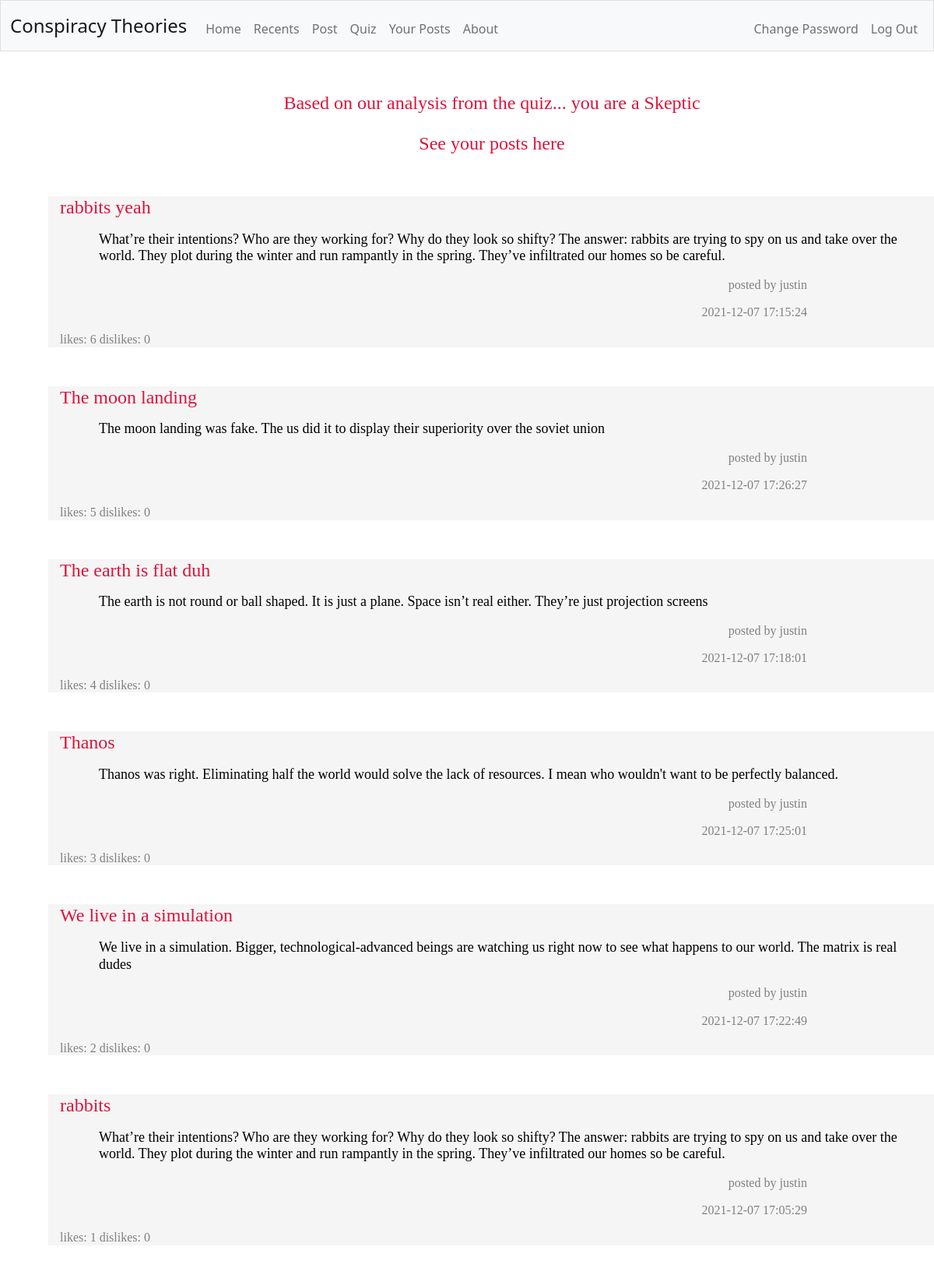
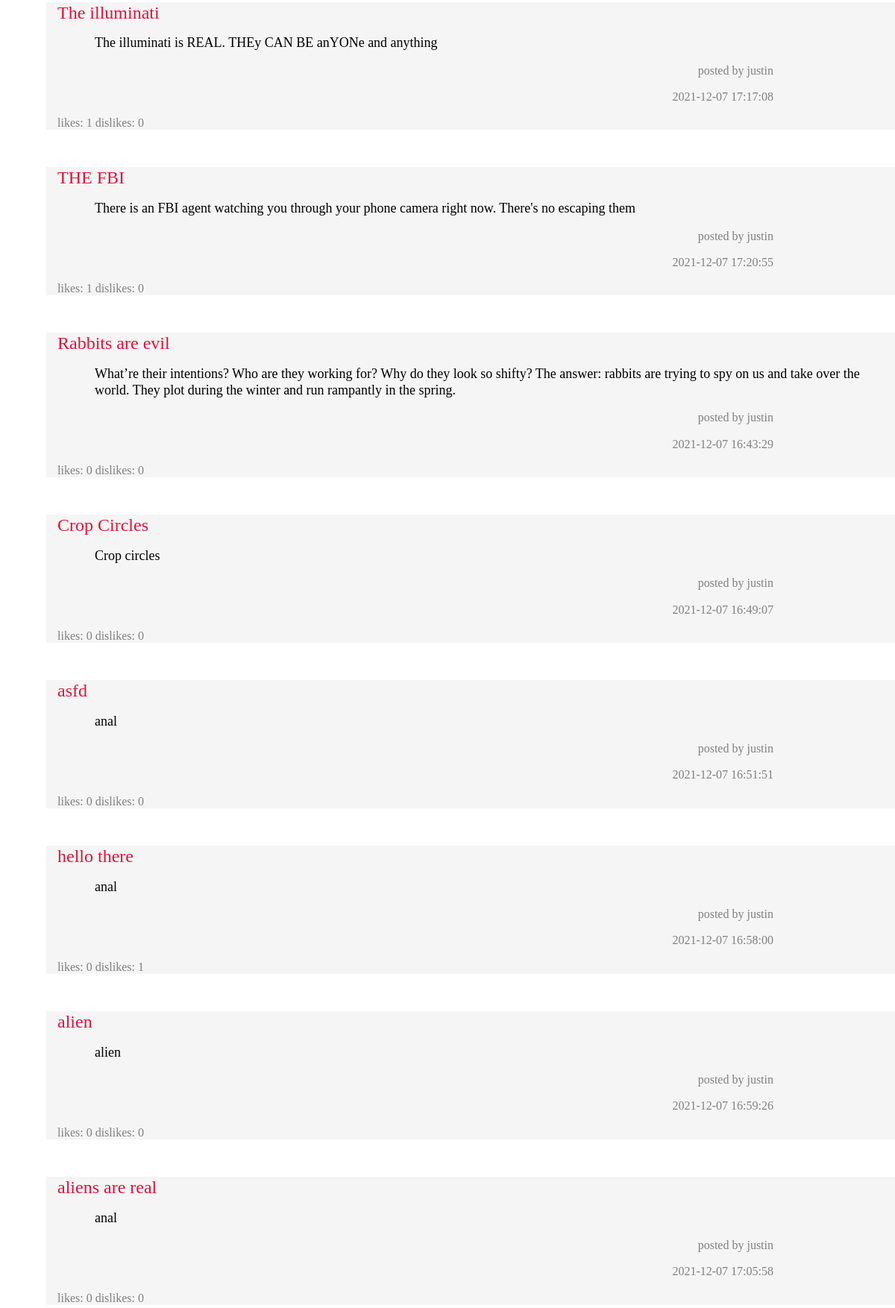
The app's page /your-posts (signed in, upper part) with its own data (2 pictures, top to bottom).
### tables this page shows
CREATE TABLE 'theories' ('name' TEXT, 'user' TEXT, 'content' TEXT, 'upvotes' INTEGER DEFAULT 0 , 'downvotes' INTEGER DEFAULT 0 , date TEXT, id INTEGER, 'genre' TEXT DEFAULT NULL);

### app.py (the view)
@app.route("/your-posts")
@login_required
def history():
    quizResults = db.execute("SELECT * FROM quiz WHERE username = ?", session["user_id"])
    try:
        results = "Based on our analysis from the quiz... you are a "
        if quizResults[0]["wellround"] == 1:
            temp = "Well-Rounder"
            if quizResults[0]["skeptic"] == 1:
                temp = "Skeptic"
            if quizResults[0]["believer"] == 1:
                temp = "True Believer"
            results += temp
        else:
            results += quizResults[0]["result"]
    except:
        results = "Take the quiz to find out what kind of conspiracy theorist you are!"
    pastTheories = db.execute("SELECT * FROM theories WHERE id = ? ORDER BY upvotes DESC", session["user_id"])
    return render_template("history.html", results=results, quizResults=quizResults, pastTheories=pastTheories)

### app.py (called while the page is built)
@app.after_request
def after_request(response):
    response.headers["Cache-Control"] = "no-cache, no-store, must-revalidate"
    response.headers["Expires"] = 0
    response.headers["Pragma"] = "no-cache"
    return response

### helpers.py (called while the page is built)
def login_required(f):
    @wraps(f)
    def decorated_function(*args, **kwargs):
        if session.get("user_id") is None:
            return redirect("/login")
        return f(*args, **kwargs)
    return decorated_function

### templates/history.html (shortened to what this page needs)
<!DOCTYPE html>
<html lang="en">
    <head>
        <link href="https://cdn.jsdelivr.net/npm/bootstrap@5.1.3/dist/css/bootstrap.min.css" rel="stylesheet">
        <link href="/static/styles.css" rel="stylesheet">
    </head>
    <body>
        <nav class="bg-light border navbar navbar-expand-md navbar-light">
            <div class="container-fluid">
                <a class="navbar-brand" href="/">Conspiracy Theories</a>
                <div class="collapse navbar-collapse" id="navbar">
                    {% if session["user_id"] %}
                        <ul class="navbar-nav me-auto mt-2">
                            <li class="nav-item"><a class="nav-link" href="/">Home</a></li>
                            <li class="nav-item"><a class="nav-link" href="/recents">Recents</a></li>
                            <li class="nav-item"><a class="nav-link" href="/post">Post</a></li>
                            <li class="nav-item"><a class="nav-link" href="/quiz">Quiz</a></li>
                            <li class="nav-item"><a class="nav-link" href="/your-posts">Your Posts</a></li>
                            <li class="nav-item"><a class="nav-link" href="/about">About</a></li>
                        </ul>
                        <ul class="navbar-nav ms-auto mt-2">
                            <li class="nav-item"><a class="nav-link" href="/change">Change Password</a></li>
                            <li class="nav-item"><a class="nav-link" href="/logout">Log Out</a></li>
                        </ul>
                    {% else %}
                        <ul class="navbar-nav ms-auto mt-2">
                            <li class="nav-item"><a class="nav-link" href="/register">Register</a></li>
                            <li class="nav-item"><a class="nav-link" href="/login">Log In</a></li>
                        </ul>
                    {% endif %}
                </div>
            </div>
        </nav>
        <main class="container-fluid py-5 text-center">
            {% block main %}
                <div class="container crimson large">
                    <p>{{ results }}</p>
                    <p>See your posts here</p>
                </div>
                {% for post in pastTheories %}
                <div class="container grey">
                    <h1 class="leftAlign crimson">{{ post.name }}</p>
                    <p class="paragraph black">{{ post.content }}</p>
                    <p class="author darkgrey">posted by {{ post.user }}</p>
                    <p class="author darkgrey">{{ post.date }}</p>
                    <p class="votes darkgrey">likes: {{ post.upvotes }} dislikes: {{ post.downvotes }}</p>
                </div>
                {% endfor %}
            {% endblock %}
        </main>
    </body>
</html>

### static/styles.css (style rules this page uses)
nav .navbar-brand { font-size: x-large; }
.container { margin-left: 50px; margin-right: 50px; padding-left: 15px; padding-right: 15px; font-family: "Comic Sans MS", "Comic Sans", cursive; }
.author { text-align: right; font-size: medium; font-family: "Comic Sans MS", "Comic Sans", cursive; margin-right: 150px; }
.crimson { color: #DC143C; }
.paragraph { text-align: left; font-size: large; font-family: "Comic Sans MS", "Comic Sans", cursive; margin-left: 50px; }
.large { font-size: x-large; }
.leftAlign { text-align: left; font-size: x-large; margin-top: 50px; font-family: "Comic Sans MS", "Comic Sans", cursive; }
.grey { background-color: #F5F5F5; }
.black { color:#000000 }
.darkgrey { color:#808080 }
.votes { font-size: medium; font-family: "Comic Sans MS", "Comic Sans", cursive; }
body { animation: fadeInAnimation ease 3s animation-iteration-count: 1; animation-fill-mode: forwards; }

### templates/history.html (style rules this page uses)
body { animation: fadeInAnimation ease 2s; animation-iteration-count: 1; animation-fill-mode: forwards; }

### records on screen
theories: name "rabbits yeah", content "What’re their intentions? Who are they working for? Why do they look so shifty? The answer: rabbits are trying to spy on us and take over the world. They plot during the winter and run rampantly in the spring. They’ve infiltrated our homes so be careful.", user "justin", date "2021-12-07 17:15:24", upvotes "6", downvotes "0"
theories: name "The moon landing", content "The moon landing was fake. The us did it to display their superiority over the soviet union", user "justin", date "2021-12-07 17:26:27", upvotes "5", downvotes "0"
theories: name "The earth is flat duh", content "The earth is not round or ball shaped. It is just a plane. Space isn’t real either. They’re just projection screens", user "justin", date "2021-12-07 17:18:01", upvotes "4", downvotes "0"
theories: name "Thanos", content "Thanos was right. Eliminating half the world would solve the lack of resources. I mean who wouldn't want to be perfectly balanced.", user "justin", date "2021-12-07 17:25:01", upvotes "3", downvotes "0"
theories: name "We live in a simulation", content "We live in a simulation. Bigger, technological-advanced beings are watching us right now to see what happens to our world. The matrix is real dudes", user "justin", date "2021-12-07 17:22:49", upvotes "2", downvotes "0"
theories: name "rabbits", content "What’re their intentions? Who are they working for? Why do they look so shifty? The answer: rabbits are trying to spy on us and take over the world. They plot during the winter and run rampantly in the spring. They’ve infiltrated our homes so be careful.", user "justin", date "2021-12-07 17:05:29", upvotes "1", downvotes "0"
theories: name "The illuminati", content "The illuminati is REAL. THEy CAN BE anYONe and anything", user "justin", date "2021-12-07 17:17:08", upvotes "1", downvotes "0"
theories: name "THE FBI", content "There is an FBI agent watching you through your phone camera right now. There's no escaping them", user "justin", date "2021-12-07 17:20:55", upvotes "1", downvotes "0"
theories: name "Rabbits are evil", content "What’re their intentions? Who are they working for? Why do they look so shifty? The answer: rabbits are trying to spy on us and take over the world. They plot during the winter and run rampantly in the spring.", user "justin", date "2021-12-07 16:43:29", upvotes "0", downvotes "0"
theories: name "Crop Circles", content "Crop circles", user "justin", date "2021-12-07 16:49:07", upvotes "0", downvotes "0"
theories: name "asfd", content "anal", user "justin", date "2021-12-07 16:51:51", upvotes "0", downvotes "0"
theories: name "hello there", content "anal", user "justin", date "2021-12-07 16:58:00", upvotes "0", downvotes "1"
theories: name "alien", content "alien", user "justin", date "2021-12-07 16:59:26", upvotes "0", downvotes "0"
theories: name "aliens are real", content "anal", user "justin", date "2021-12-07 17:05:58", upvotes "0", downvotes "0"

### other values on screen
{{ results }} "Based on our analysis from the quiz... you are a Skeptic"
